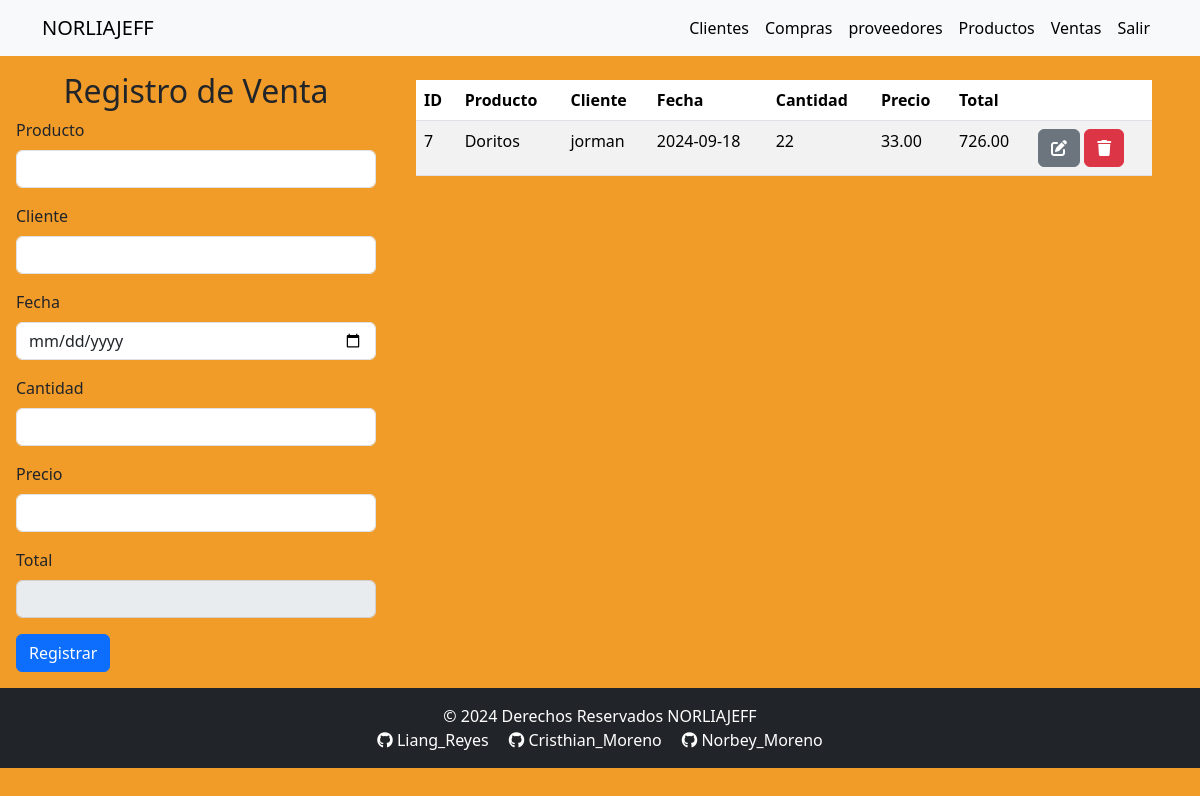
Screenshot of /templates/ventas.php (signed in) with the database file from the repository.
### tables this page shows
CREATE TABLE `ventas` (
  `ID` int NOT NULL,
  `Fecha` date DEFAULT NULL,
  `Total` decimal(10,2) DEFAULT NULL,
  `Cantidad` int DEFAULT NULL,
  `Precio` decimal(10,2) DEFAULT NULL,
  `ProductoID` int DEFAULT NULL,
  `UsuarioID` int DEFAULT NULL,
  `ClienteID` int DEFAULT NULL
);

CREATE TABLE `productos` (
  `ID` int NOT NULL,
  `Nombre` varchar(100) DEFAULT NULL,
  `Descripcion` varchar(255) DEFAULT NULL,
  `Precio` decimal(10,2) DEFAULT NULL,
  `Stock` int DEFAULT NULL,
  `UsuarioID` int DEFAULT NULL
);

CREATE TABLE `cliente` (
  `ID` int NOT NULL,
  `Nombre` varchar(100) DEFAULT NULL,
  `Apellido` varchar(100) DEFAULT NULL,
  `Correo` varchar(100) DEFAULT NULL,
  `Direccion` varchar(255) DEFAULT NULL,
  `Telefono` varchar(20) DEFAULT NULL,
  `UsuarioID` int DEFAULT NULL
);

### models/Conexion.php (called while the page is built, shortened)
<?php
class Conexion {
    private $host = 'localhost';
    private $usuario = 'root';
    private $contrasena = '';
    private $base_de_datos = 'norliajeff';
    private $conn;
    public function __construct() {
        $this->conn = new mysqli($this->host, $this->usuario, $this->contrasena, $this->base_de_datos);
    }
    public function getConexion() {
        return $this->conn;
    }
}
?>

### controllers/ventasController.php (called while the page is built, shortened)
<?php
require_once '../models/ventas.php';
require_once '../models/conexion.php';
class VentasController {
    private $db;
    public function __construct() {
        $conexion = new Conexion();
        $this->db = $conexion->getConexion();
    }
    public function obtenerTodasLasVentasPorUsuarioID($usuario_id) {
        $sql = "SELECT * FROM ventas WHERE UsuarioID = ?";
        $stmt = $this->db->prepare($sql);
        $stmt->bind_param('s', $usuario_id);
        $stmt->execute();
        $resultado = $stmt->get_result();
        $ventas = [];
        while ($row = $resultado->fetch_assoc()) {
            $ventas[] = new Venta($row['ID'], $row['Fecha'], $row['Total'], $row['Cantidad'], $row['Precio'], $row['ProductoID'], $row['UsuarioID'], $row['ClienteID']);
        }
        return $ventas;
    }
}

### models/ventas.php (called while the page is built, shortened)
<?php
class Venta {
    private $ID;
    private $Fecha;
    private $Total;
    private $Cantidad;
    private $Precio;
    private $ProductoID;
    private $ClienteID;
    public function __construct($ID, $Fecha, $Total, $Cantidad, $Precio, $ProductoID, $UsuarioID, $ClienteID) {
        $this->ID = $ID;
        $this->Fecha = $Fecha;
        $this->Total = $Total;
        $this->Cantidad = $Cantidad;
        $this->Precio = $Precio;
        $this->ProductoID = $ProductoID;
        $this->ClienteID = $ClienteID;
    }
    public function getID() {
        return $this->ID;
    }
    public function getFecha() {
        return $this->Fecha;
    }
    public function getTotal() {
        return $this->Total;
    }
    public function getCantidad() {
        return $this->Cantidad;
    }
    public function getPrecio() {
        return $this->Precio;
    }
    public function getProductoID() {
        return $this->ProductoID;
    }
    public function getClienteID() {
        return $this->ClienteID;
    }
}

### controllers/productoController.php (called while the page is built, shortened)
<?php
require_once '../models/producto.php';
require_once '../models/conexion.php';
class ProductoController {
    private $db;
    public function __construct() {
        $conexion = new Conexion();
        $this->db = $conexion->getConexion();
    }
    public function obtenerProductoPorID($ID, $usuario_id) {
        $sql = "SELECT * FROM productos WHERE ID = ? AND UsuarioID = ?";
        $stmt = $this->db->prepare($sql);
        $stmt->bind_param('is', $ID, $usuario_id);
        $stmt->execute();
        $resultado = $stmt->get_result()->fetch_assoc();
        if ($resultado) {
            return new Producto($resultado['ID'], $resultado['Nombre'], $resultado['Descripcion'], $resultado['Precio'], $resultado['Stock']);
        }
        return null;
    }
}
?>

### models/producto.php (called while the page is built, shortened)
<?php
class Producto {
    private $Nombre;
    public function __construct($ID, $Nombre, $Descripcion, $Precio, $Stock) {
        $this->Nombre = $Nombre;
    }
    public function getNombre() {
        return $this->Nombre;
    }
}
?>

### controllers/clienteController.php (called while the page is built, shortened)
<?php
require_once '../models/cliente.php';
require_once '../models/conexion.php';
class ClienteController {
    private $db;
    public function __construct() {
        $conexion = new Conexion();
        $this->db = $conexion->getConexion();
    }
    public function obtenerClientePorID($ID, $usuario_id) {
        $sql = "SELECT * FROM cliente WHERE ID = ? AND UsuarioID = ?";
        $stmt = $this->db->prepare($sql);
        $stmt->bind_param('is', $ID, $usuario_id);
        $stmt->execute();
        $resultado = $stmt->get_result()->fetch_assoc();
        if ($resultado) {
            return new Cliente($resultado['ID'], $resultado['Nombre'], $resultado['Apellido'], $resultado['Correo'], $resultado['Direccion'], $resultado['Telefono'], $resultado['UsuarioID']);
        }
        return null;
    }
}

### models/cliente.php (called while the page is built, shortened)
<?php
class Cliente {
    private $Nombre;
    public function __construct($ID, $Nombre, $Apellido, $Correo, $Direccion, $Telefono, $UsuarioID) {
        $this->Nombre = $Nombre;
    }
    public function getNombre() {
        return $this->Nombre;
    }
}

### templates/ventas.php (the view, shortened to what this page needs)
<?php
    require_once "../includes/headerLogin.php";
    require_once '../controllers/ventasController.php';
    require_once '../controllers/productoController.php';
    require_once '../controllers/clienteController.php';
    $usuario_id = $_SESSION['usuario_id'];
    $ventasController = new VentasController();
    $productoController = new ProductoController();
    $clienteController = new ClienteController();
    $ventas = $ventasController->obtenerTodasLasVentasPorUsuarioID($usuario_id);
?>
<main class="main">
    <section>
        <div class="container-fluid row">
            <form class="col-4 p-3" action="../controllers/ventasHandler.php" method="POST">
                <h2 class="text-center" id="titulo">Registro de Venta</h2>
                <div class="mb-3">
                    <label for="producto_id" class="form-label">Producto</label>
                    <input type="text" class="form-control" name="producto_name" id="producto_id" list="productos" required>
                </div>
                <div class="mb-3">
                    <label for="cliente_id" class="form-label">Cliente</label>
                    <input type="text" class="form-control" name="cliente_name" id="cliente_id" list="clientes" required>
                </div>
                <div class="mb-3">
                    <label for="fecha" class="form-label">Fecha</label>
                    <input type="date" class="form-control" name="fecha" required autofocus>
                </div>
                <div class="mb-3">
                    <label for="cantidad" class="form-label">Cantidad</label>
                    <input type="number" class="form-control" name="cantidad" id="cantidad" required oninput="calcularTotal()">
                </div>
                <div class="mb-3">
                    <label for="precio" class="form-label">Precio</label>
                    <input type="number" step="0.01" class="form-control" name="precio" id="precio" required oninput="calcularTotal()">
                </div>
                <div class="mb-3">
                    <label for="total" class="form-label">Total</label>
                    <input type="number" step="0.01" class="form-control" name="total" id="total" disabled readonly>
                </div>
                <button type="submit" class="btn btn-primary" name="BtnRegistrar" value="OK">Registrar</button>
            </form>
            <div class="col-8 p-4">
                <div class="table-responsive">
                    <table class="table table-striped table-hover">
                        <thead>
                            <tr>
                                <th scope="col">ID</th>
                                <th scope="col">Producto</th>
                                <th scope="col">Cliente</th>
                                <th scope="col">Fecha</th>
                                <th scope="col">Cantidad</th>
                                <th scope="col">Precio</th>
                                <th scope="col">Total</th>
                                <th scope="col"></th>
                            </tr>
                        </thead>
                        <tbody>
                            <?php if (!empty($ventas)): ?>
                                <?php foreach ($ventas as $venta): ?>
                                    <tr>
                                        <td><?php echo htmlspecialchars($venta->getID()); ?></td>
                                        <td>
                                            <?php
                                                $producto = $productoController->obtenerProductoPorID($venta->getProductoID(), $usuario_id);
                                                echo htmlspecialchars($producto ? $producto->getNombre() : 'No disponible');
                                            ?>
                                        </td>
                                        <td>
                                            <?php
                                                $cliente = $clienteController->obtenerClientePorID($venta->getClienteID(), $usuario_id);
                                                echo htmlspecialchars($cliente ? $cliente->getNombre() : 'No disponible');
                                            ?>
                                        </td>
                                        <td><?php echo htmlspecialchars($venta->getFecha()); ?></td>
                                        <td><?php echo htmlspecialchars($venta->getCantidad()); ?></td>
                                        <td><?php echo htmlspecialchars($venta->getPrecio()); ?></td>
                                        <td><?php echo htmlspecialchars($venta->getTotal()); ?></td>
                                        <td>
                                            <a href='actualizarVenta.php?id=<?php echo htmlspecialchars($venta->getID()); ?>' class='btn btn-secondary'>
                                                <i class='fa-solid fa-pen-to-square'></i>
                                            </a>
                                            <a href='../controllers/ventasHandler.php?accion=eliminar&id=<?php echo htmlspecialchars($venta->getID()); ?>' class='btn btn-danger' onclick='return confirm("¿Estás seguro de que deseas eliminar esta venta?")'>
                                                <i class='fa-solid fa-trash'></i>
                                            </a>
                                        </td>
                                    </tr>
                                <?php endforeach; ?>
                            <?php else: ?>
                                <tr><td colspan="8">No hay ventas para mostrar.</td></tr>
                            <?php endif; ?>
                        </tbody>
                    </table>
                </div>
            </div>
        </div>
    </section>
</main>
<?php
    require_once '../includes/footer.php';
?>

### styles.css (style rules this page uses)
.fondo { background-color: rgb(241, 155, 41); }
input:disabled { background-color: #d3cece; color: #6c757d; border-color: #d3d0d0; cursor: not-allowed; }

### rows the page displays
ventas: ID "7", ProductoID.Nombre "Doritos", ClienteID.Nombre "jorman", Fecha "2024-09-18", Cantidad "22", Precio "33.00", Total "726.00"
